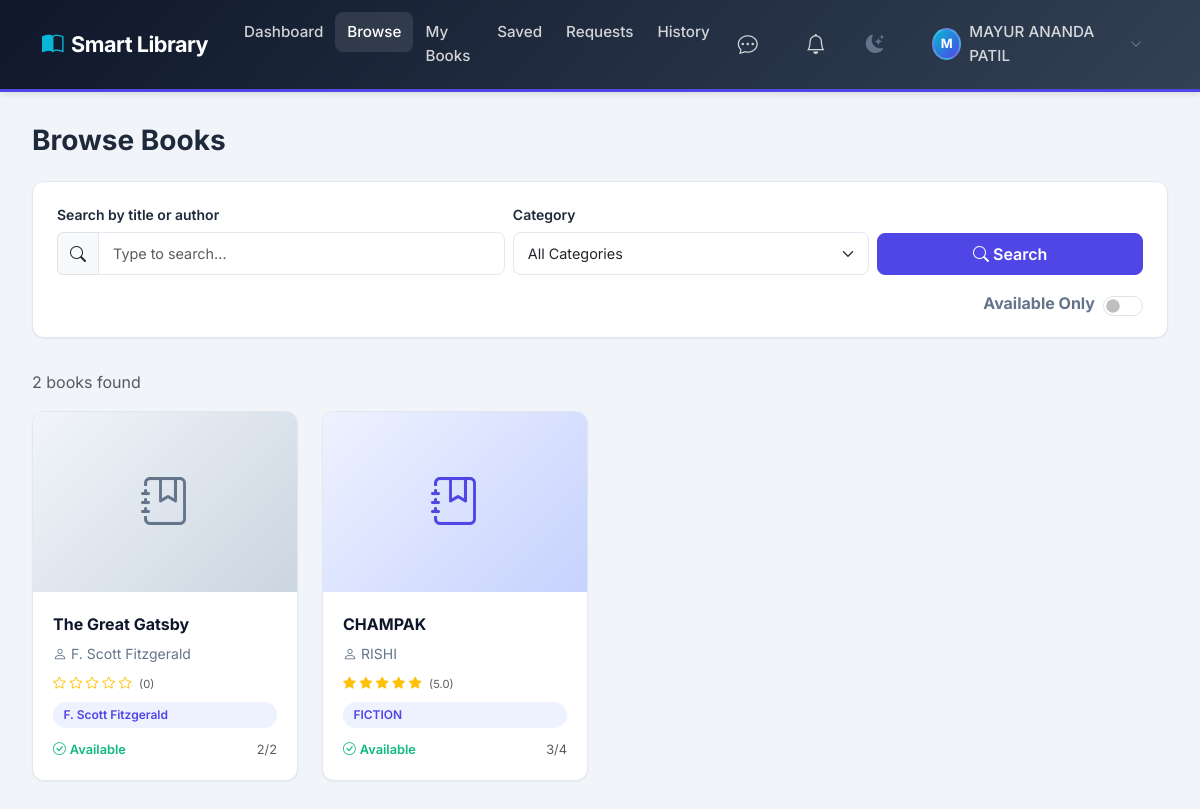
Page /student/search (signed in) on the committed database.
### app/models.py (models this page shows, shortened)
class User(UserMixin, db.Model):
    __tablename__ = 'users'
    id = db.Column(db.Integer, primary_key=True)
    name = db.Column(db.String(120), nullable=False)
    email = db.Column(db.String(120), unique=True, nullable=False, index=True)
    password_hash = db.Column(db.String(256), nullable=False)
    role = db.Column(db.String(20), nullable=False, default='user', index=True)
    status = db.Column(db.String(20), nullable=False, default='active', index=True)
    created_at = db.Column(db.DateTime, nullable=False, default=datetime.utcnow)
    last_active_at = db.Column(db.DateTime, nullable=True)
    roll_number = db.Column(db.String(50), nullable=True, index=True)
    phone = db.Column(db.String(20), nullable=True)
    division = db.Column(db.String(20), nullable=True)
    department = db.Column(db.String(100), nullable=True)
    semester = db.Column(db.Integer, nullable=True)
    issued_books = db.relationship('IssuedBook', backref='user', lazy='dynamic')
    saved_books = db.relationship('SavedBook', backref='user', lazy='dynamic', cascade='all, delete-orphan')
    reviews = db.relationship('Review', backref='user', lazy='dynamic', cascade='all, delete-orphan')
    book_requests = db.relationship('BookRequest', backref='requester', lazy='dynamic', cascade='all, delete-orphan')
    @property
    def is_active_user(self):
        return self.status == 'active'
    @property
    def is_online(self):
        if not self.last_active_at:
            return False
        from datetime import datetime
        now = datetime.utcnow()
        delta = now - self.last_active_at
        return delta.total_seconds() < 300  # 5 minutes

class Book(db.Model):
    __tablename__ = 'books'
    id = db.Column(db.Integer, primary_key=True)
    access_number = db.Column(db.String(50), nullable=True, index=True)
    title = db.Column(db.String(255), nullable=False, index=True)
    author = db.Column(db.String(255), nullable=False, index=True)
    category = db.Column(db.String(100), nullable=False, index=True)
    publication = db.Column(db.String(255), nullable=False, default='Unknown')
    total_copies = db.Column(db.Integer, nullable=False, default=1)
    available_copies = db.Column(db.Integer, nullable=False, default=1)
    image_url = db.Column(db.String(500), nullable=True)  # Cloudinary secure URL
    image_public_id = db.Column(db.String(255), nullable=True)  # For deleting/replacing images
    created_at = db.Column(db.DateTime, nullable=False, default=datetime.utcnow)
    copies = db.relationship('BookCopy', backref='book', lazy='dynamic', cascade='all, delete-orphan')
    issued_records = db.relationship('IssuedBook', backref='book', lazy='dynamic')
    saved_by = db.relationship('SavedBook', backref='book', lazy='dynamic', cascade='all, delete-orphan')
    reviews = db.relationship('Review', backref='book', lazy='dynamic', cascade='all, delete-orphan')
    __table_args__ = (
        db.CheckConstraint('total_copies >= 0', name='ck_total_copies_non_negative'),
        db.CheckConstraint('available_copies >= 0', name='ck_available_copies_non_negative'),
        db.CheckConstraint('available_copies <= total_copies', name='ck_available_lte_total'),
    )
    @property
    def is_available(self):
        return self.available_copies > 0
    @property
    def average_rating(self):
        reviews = self.reviews.all()
        if not reviews:
            return 0.0
        return round(sum(r.rating for r in reviews) / len(reviews), 1)

### app/routes/user.py (the view)
@user_bp.route('/search')
@active_required
def search():
    query = request.args.get('query', '', type=str)
    category = request.args.get('category', '', type=str)
    page = request.args.get('page', 1, type=int)
    per_page = current_app.config.get('BOOKS_PER_PAGE', 12)
    categories = book_service.get_all_categories()
    pagination = book_service.search_books(
        query=query if query else None,
        category=category if category else None,
        page=page,
        per_page=per_page,
    )
    from datetime import datetime
    earliest_available = {}
    for book in pagination.items:
        if not book.is_available:
            issue = IssuedBook.query.filter_by(book_id=book.id, status='issued').order_by(IssuedBook.due_date.asc()).first()
            if issue:
                days_left = (issue.due_date.date() - datetime.utcnow().date()).days
                earliest_available[book.id] = days_left
    return render_template(
        'user/search.html',
        pagination=pagination,
        categories=categories,
        current_query=query,
        current_category=category,
        earliest_available=earliest_available,
    )

### app/models.py (called while the page is built)
@login_manager.user_loader
def load_user(user_id):
    return User.query.get(int(user_id))

### app/routes/user.py (called while the page is built)
@user_bp.before_request
@login_required
def before_request():
    pass

### app/services/book_service.py (called while the page is built)
def search_books(query=None, category=None, page=1, per_page=12):
    from sqlalchemy import case
    q = Book.query
    if query:
        stripped = query.strip()
        search_term = f'%{stripped}%'
        q = q.filter(
            db.or_(
                Book.title.ilike(search_term),
                Book.author.ilike(search_term),
                Book.access_number.ilike(search_term),
                Book.copies.any(BookCopy.access_number == stripped)
            )
        )
        q = q.order_by(
            case((Book.copies.any(BookCopy.access_number == stripped), 0), else_=1),
            case((Book.title.ilike(f'{stripped}%'), 0), else_=1),
            Book.id.asc()
        )
    else:
        q = q.order_by(Book.id.asc())
    if category:
        q = q.filter(Book.category == category)
    return q.paginate(page=page, per_page=per_page, error_out=False)

def get_all_categories():
    results = db.session.query(Book.category).distinct().order_by(Book.category).all()
    return [r[0] for r in results]

### app/templates/user/search.html (shortened to what this page needs)
{% extends "user/layout.html" %}
{% block content %}
<h1 class="h3 fw-700 mb-4">Browse Books</h1>
<div class="search-bar">
    <form method="GET" action="{{ url_for('user.search') }}" class="row g-2 align-items-end">
        <div class="col-md-5">
            <label class="form-label">Search by title or author</label>
            <div class="input-group">
                <span class="input-group-text"><i class="bi bi-search"></i></span>
                <input type="text" name="query" class="form-control" placeholder="Type to search..."
                    value="{{ current_query }}" id="search-query">
            </div>
        </div>
        <div class="col-md-4">
            <label class="form-label">Category</label>
            <select name="category" class="form-select" id="search-category">
                <option value="">All Categories</option>
            </select>
        </div>
        <div class="col-md-3">
            <button type="submit" class="btn btn-primary w-100" id="search-submit">
                <i class="bi bi-search me-1"></i>Search
            </button>
        </div>
        <div class="col-12 mt-3 d-flex justify-content-end align-items-center gap-2">
            <label class="fw-bold" style="color:var(--text-secondary); cursor:pointer;" for="available-toggle">Available
                Only</label>
            <div class="form-check form-switch glow-switch" style="margin:0; padding-left:2.5em;">
                <input class="form-check-input" type="checkbox" role="switch" id="available-toggle"
                    style="height:1.25rem; width:2.5rem; cursor:pointer;" onchange="toggleAvailable()">
            </div>
        </div>
    </form>
</div>
{% if pagination.items %}
<p class="text-muted mb-3">{{ pagination.total }} books found</p>
<div class="row g-4" id="book-grid">
    {% for book in pagination.items %}
    <div class="col-sm-6 col-lg-4 col-xl-3 book-item" data-available="{{ 'true' if book.is_available else 'false' }}">
        <a href="{{ url_for('user.book_detail', book_id=book.id) }}" style="text-decoration:none; color:inherit;">
            <div class="book-card {{ 'disabled-book' if not book.is_available else '' }}" style="position:relative;">
                        {% set cat_class = 'fiction' if book.category|lower in ['fiction','novel','literature'] else
                        'science' if book.category|lower in ['science','biology','physics','chemistry'] else
                        'history' if book.category|lower in ['history','biography'] else
                        'technology' if book.category|lower in ['technology','programming','computing','computer
                        science'] else
                        'default' %}
                        <div class="book-cover {{ cat_class }}" style="overflow: hidden; position: relative;">
                            {% if book.image_url %}
                            <img src="{{ book.image_url }}" alt="{{ book.title }}"
                                 style="width: 100%; height: 100%; object-fit: cover;">
                            {% else %}
                            <i class="bi bi-journal-bookmark"></i>
                            {% endif %}
                        </div>
                        <div class="book-body">
                            <div class="book-title">{{ book.title }}</div>
                            <div class="book-author"><i class="bi bi-person me-1"></i>{{ book.author }}</div>
                            <div class="mb-2 d-flex align-items-center">
                                <span class="text-warning" style="font-size: 0.8rem;">
                                    {% set rating = book.average_rating %}
                                    {% for i in range(1, 6) %}
                                    {% if rating >= i %}
                                    <i class="bi bi-star-fill"></i>
                                    {% elif rating >= i - 0.5 %}
                                    <i class="bi bi-star-half"></i>
                                    {% else %}
                                    <i class="bi bi-star"></i>
                                    {% endif %}
                                    {% endfor %}
                                    <span class="text-muted ms-1" style="font-size: 0.7rem;">({{ rating if rating > 0
                                        else '0'
                                        }})</span>
                                </span>
                            </div>
                            <span class="book-category">{{ book.category }}</span>
                            <div class="book-footer">
                                {% if book.is_available %}
                                <span class="availability available"><i
                                        class="bi bi-check-circle me-1"></i>Available</span>
                                {% else %}
                                <span class="availability unavailable"><i
                                        class="bi bi-x-circle me-1"></i>Unavailable</span>
                                {% endif %}
                                <span class="text-muted" style="font-size:.8rem;">{{ book.available_copies }}/{{
                                    book.total_copies }}</span>
                            </div>
                        </div>
                </div>
        </a>
    </div>
    {% endfor %}
</div>
{% endif %}
{% endblock %}

### app/templates/user/layout.html (shortened to what this page needs)
{% extends "base.html" %}
{% block body %}
<nav class="navbar navbar-expand-lg navbar-olms">
    <div class="container">
        <a class="navbar-brand me-auto me-lg-4" href="{{ url_for('user.dashboard') }}">
            <i class="bi bi-book-half"></i>Smart Library
        </a>
        <div class="d-flex align-items-center gap-1 gap-lg-3 ms-auto ms-lg-0 order-lg-last">
            <a class="nav-link position-relative px-2 text-white" href="{{ url_for('user.chat') }}" title="Messages">
                <i class="bi bi-chat-dots fs-5"></i>
            </a>
            <div class="dropdown">
                <a class="nav-link position-relative px-2 text-white" href="#" role="button" data-bs-toggle="dropdown"
                    title="Notifications">
                    <i class="bi bi-bell fs-5"></i>
                    {% set total_alerts = (unread_chat_count or 0) + (due_books_count or 0) %}
                </a>
            </div>
            <button class="theme-toggle-btn theme-toggle-click" title="Toggle theme">
                <i class="bi bi-moon-stars-fill theme-toggle-icon"></i>
            </button>
            <div class="dropdown d-none d-lg-block ms-2">
                <a class="nav-link d-flex align-items-center gap-2 text-white" href="#" role="button"
                    data-bs-toggle="dropdown">
                    <div class="profile-avatar-sm" style="width:32px; height:32px; font-size: 0.8rem;">
                        {{ current_user.name[0]|upper }}
                    </div>
                    <span>{{ current_user.name }}</span>
                    <i class="bi bi-chevron-down fs-xs opacity-50"></i>
                </a>
            </div>
        </div>
        <div class="collapse navbar-collapse d-none d-lg-flex" id="desktopNav">
            <ul class="navbar-nav me-auto mb-2 mb-lg-0">
                <li class="nav-item">
                    <a class="nav-link" href="{{ url_for('user.dashboard') }}">Dashboard</a>
                </li>
                <li class="nav-item">
                    <a class="nav-link" href="{{ url_for('user.search') }}">Browse</a>
                </li>
                <li class="nav-item">
                    <a class="nav-link position-relative" href="{{ url_for('user.my_books') }}">
                        My Books
                    </a>
                </li>
                <li class="nav-item">
                    <a class="nav-link" href="{{ url_for('user.saved_books') }}">Saved</a>
                </li>
                <li class="nav-item">
                    <a class="nav-link" href="{{ url_for('user.my_requests') }}">Requests</a>
                </li>
                <li class="nav-item">
                    <a class="nav-link" href="{{ url_for('user.history') }}">History</a>
                </li>
            </ul>
        </div>
    </div>
</nav>
<div class="content-wrapper">
    {% block content %}{% endblock %}
</div>
{% endblock %}

### rows in the picture
User: name "M", name "MAYUR ANANDA PATIL"
Book: title "The Great Gatsby", author "F. Scott Fitzgerald", rating "0", category "F. Scott Fitzgerald", shows "Available", available_copies "2", total_copies "2"
Book: title "CHAMPAK", author "RISHI", rating "5.0", category "FICTION", shows "Available", available_copies "3", total_copies "4"

### other values in the picture
{{ pagination.total }} "2"
